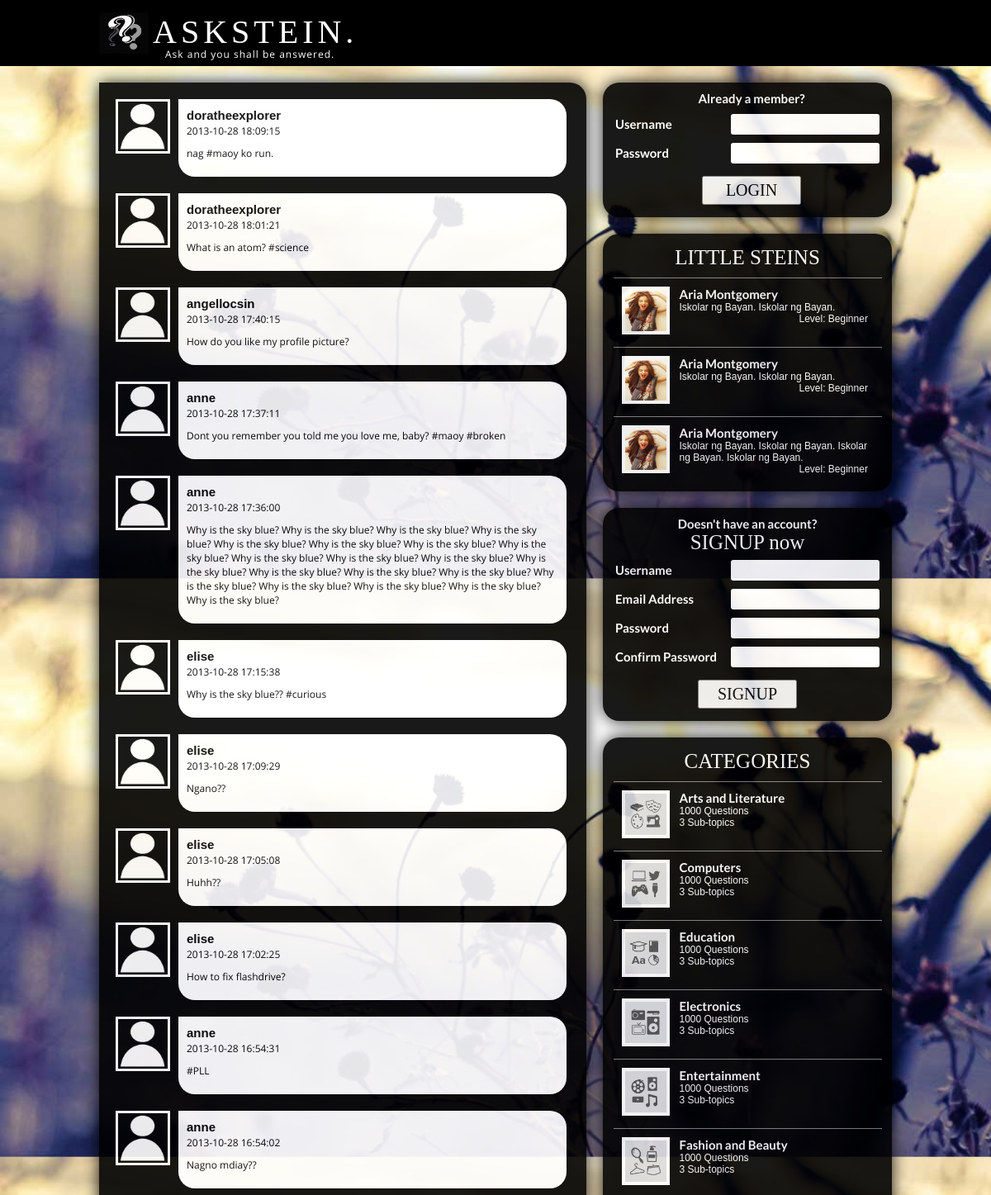
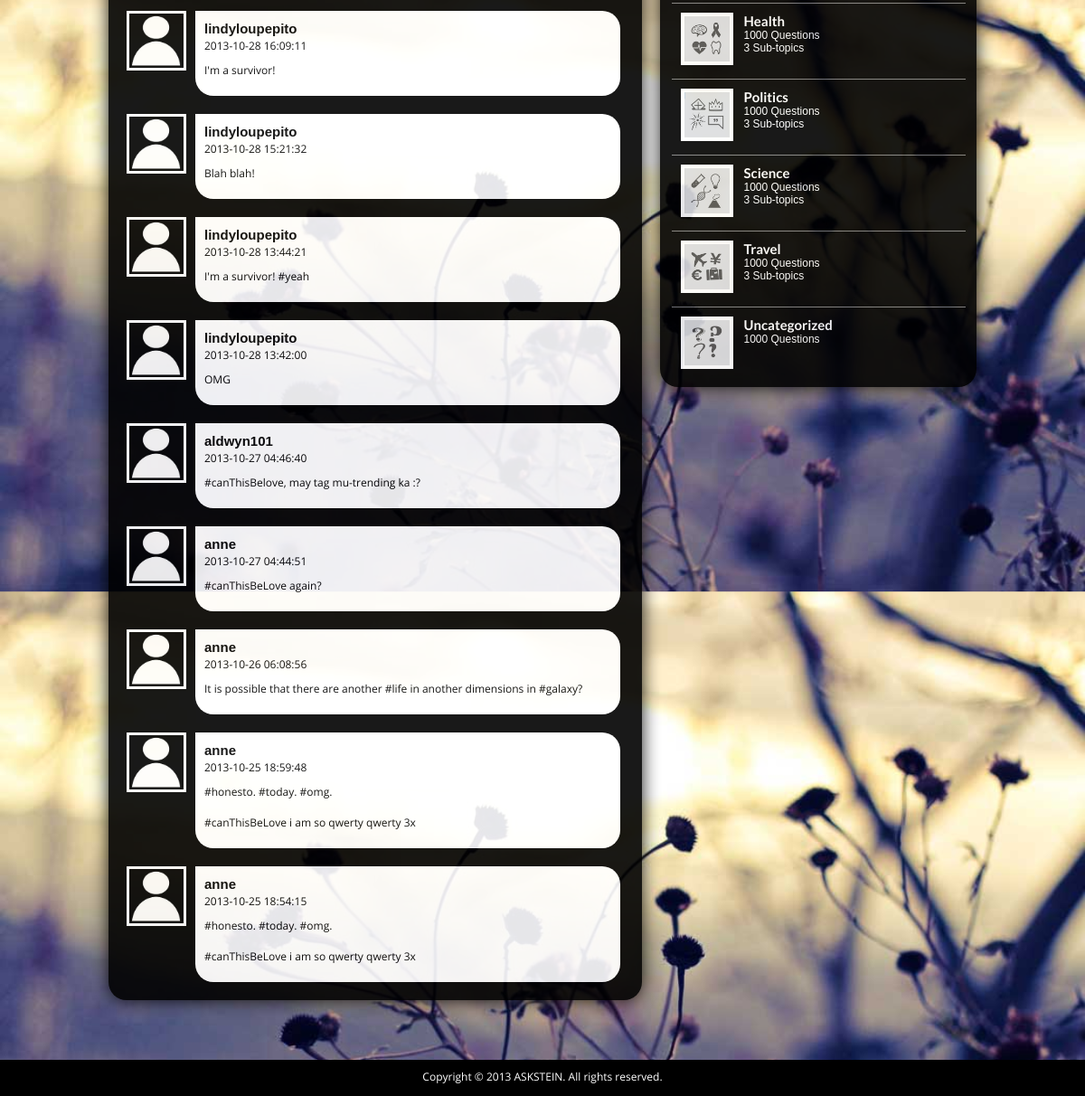
The page / on the database its author committed (2 pictures, top to bottom).
### tables this page shows
CREATE TABLE IF NOT EXISTS `questions` (
  `question_id` int(255) NOT NULL AUTO_INCREMENT,
  `num_of_followers` int(255) NOT NULL,
  `user_id` int(255) DEFAULT NULL,
  `content` text NOT NULL,
  `ask_date` timestamp NOT NULL DEFAULT CURRENT_TIMESTAMP,
  PRIMARY KEY (`question_id`),
  KEY `user_id` (`user_id`)
);

CREATE TABLE IF NOT EXISTS `users` (
  `user_id` int(255) NOT NULL AUTO_INCREMENT,
  `username` varchar(255) NOT NULL,
  `password` varchar(255) NOT NULL,
  `email_address` varchar(255) NOT NULL,
  PRIMARY KEY (`user_id`)
);

### index.php (the view, shortened to what this page needs)
<?php
	$questions_result = mysql_query(
		"SELECT questions.ask_date,
				questions.question_id,
				questions.content,
				users.user_id,
				users.username
		FROM questions
		INNER JOIN users
		ON questions.user_id = users.user_id
		ORDER BY question_id DESC LIMIT 20");
	$question_list = array();
	while ($question = mysql_fetch_array($questions_result)) {
		array_push($question_list, $question);
	}
?>
<!DOCTYPE HTML>
<html>
	<head>
		<link type="text/css" rel="stylesheet" href="styles.css" />
		<link type="text/css" rel="stylesheet" href="fonts.css" />
	</head>
	<body>
		<div class="wrapper">
			<header>
				<div class="container">
					<div class="title">
						<a href="index.php"><div id="logo"></div>
						<div id="site_name"> ASKSTEIN. </div>
						<div id="slogan"> Ask and you shall be answered. </div></a>
					</div>
				</div>
			</header>
			<div class="content">
				<div class="container0">
					<?php foreach ($question_list as $question) : ?>
						<div class="question">
							<div id="profile_picture"></div>
							<div class="question_content">
								<div id="username"><a href="<?php echo 'user_profile.php?profile_id='.$question['user_id']; ?>"><?php echo $question['username']; ?></a></div>
								<div class="question_info"><?= $question['ask_date']; ?></div>
								<div id="question_text"><?= nl2br($question['content']); ?></div>
							</div>
						</div>
					<?php endforeach; ?>
				</div>
				<div class="container1">
					<div id="text">Already a member?</div>
					<form action="process/login.php" method="POST" id="text">
						<div class="form_div">
							<div id="label">Username</div>
							<input type="text" id="loginform" name="username"/>
						</div>
						<div class="form_div">
							<div id="label">Password</div>
							<input type="password" id="loginform" name="pass"/>
						</div>
						<input type="submit" id="signup_button" value="LOGIN">
					</form>
				</div>
				<div class="container2">
					<div id="sign_up">LITTLE STEINS</div>
					<div class="contain">
						<div class="little_steins">
							<img src="images/background/bg21.jpg" id="pp">
							<div id="name">Aria Montgomery
								<div id="bio">Iskolar ng Bayan. Iskolar ng Bayan.</div>
								<div id="level">Level: Beginner</div>
							</div>
						</div>
						<div class="little_steins">
							<img src="images/background/bg21.jpg" id="pp">
							<div id="name">Aria Montgomery
								<div id="bio">Iskolar ng Bayan. Iskolar ng Bayan.</div>
								<div id="level">Level: Beginner</div>
							</div>
						</div>
						<div class="little_steins">
							<img src="images/background/bg21.jpg" id="pp">
							<div id="name">Aria Montgomery
								<div id="bio">Iskolar ng Bayan. Iskolar ng Bayan. Iskolar ng Bayan. Iskolar ng Bayan.</div>
								<div id="level">Level: Beginner</div>
							</div>
						</div>
					</div>
				</div>
				<div class="container3">
					<div id="text">Doesn't have an account? </div>
					<div id="sign_up">SIGNUP now</div>
					<form action="process/sign_up.php" method="POST" id="text">
						<div class="form_div">
							<div id="label">Username</div>
							<input type="text" id="loginform" name="username"/>
						</div>
						<div class="form_div">
							<div id="label">Email Address</div>
							<input type="email" id="loginform" name="email"/>
						</div>
						<div class="form_div">
							<div id="label">Password</div>
							<input type="password" id="loginform" name="password"/>
						</div>
						<div class="form_div">
							<div id="label">Confirm Password</div>
							<input type="password" id="loginform" name="confirmpassword"/>
						</div>
						<input type="submit" id="signup_button" value="SIGNUP">
					</form>
				</div>
				<div class="container2">
					<div id="sign_up">CATEGORIES</div>
					<div class="contain">
						<div class="little_steins">
							<img src="thumbnail/arts.jpg" id="pp">
							<div id="name">Arts and Literature
								<div id="category_info">1000 Questions</div>
								<a id="category_info" href="javascript:hideshow(document.getElementById('subtopic1'))">3 Sub-topics</a>
							</div>
						</div>
						<div class="little_steins">
							<img src="thumbnail/computer.jpg" id="pp">
							<div id="name">Computers
								<div id="category_info">1000 Questions</div>
								<a id="category_info" href="javascript:hideshow(document.getElementById('subtopic2'))">3 Sub-topics</a>
							</div>
						</div>
						<div class="little_steins">
							<img src="thumbnail/education.jpg" id="pp">
							<div id="name">Education
								<div id="category_info">1000 Questions</div>
								<a id="category_info" href="javascript:hideshow(document.getElementById('subtopic3'))">3 Sub-topics</a>
							</div>
						</div>
						<div class="little_steins">
							<img src="thumbnail/electronics.jpg" id="pp">
							<div id="name">Electronics
								<div id="category_info">1000 Questions</div>
								<a id="category_info" href="javascript:hideshow(document.getElementById('subtopic4'))">3 Sub-topics</a>
							</div>
						</div>
						<div class="little_steins">
							<img src="thumbnail/entertainment.jpg" id="pp">
							<div id="name">Entertainment
								<div id="category_info">1000 Questions</div>
								<a id="category_info" href="javascript:hideshow(document.getElementById('subtopic5'))">3 Sub-topics</a>
							</div>
						</div>
						<div class="little_steins">
							<img src="thumbnail/fashion.jpg" id="pp">
							<div id="name">Fashion and Beauty
								<div id="category_info">1000 Questions</div>
								<a id="category_info" href="javascript:hideshow(document.getElementById('subtopic6'))">3 Sub-topics</a>
							</div>
						</div>
						<div class="little_steins">
							<img src="thumbnail/health.jpg" id="pp">
							<div id="name">Health
								<div id="category_info">1000 Questions</div>
								<a id="category_info" href="javascript:hideshow(document.getElementById('subtopic7'))">3 Sub-topics</a>
							</div>
						</div>
						<div class="little_steins">
							<img src="thumbnail/politics.jpg" id="pp">
							<div id="name">Politics
								<div id="category_info">1000 Questions</div>
								<a id="category_info" href="javascript:hideshow(document.getElementById('subtopic8'))">3 Sub-topics</a>
							</div>
						</div>
						<div class="little_steins">
							<img src="thumbnail/science.jpg" id="pp">
							<div id="name">Science
								<div id="category_info">1000 Questions</div>
								<a id="category_info" href="javascript:hideshow(document.getElementById('subtopic9'))">3 Sub-topics</a>
							</div>
						</div>
						<div class="little_steins">
							<img src="thumbnail/travel.jpg" id="pp">
							<div id="name">Travel
								<div id="category_info">1000 Questions</div>
								<a id="category_info" href="javascript:hideshow(document.getElementById('subtopic10'))">3 Sub-topics</a>
							</div>
						</div>
						<div class="little_steins">
							<img src="thumbnail/uncategorized.jpg" id="pp">
							<div id="name">Uncategorized
								<div id="category_info">1000 Questions</div>
							</div>
						</div>
					</div>
				</div>
			</div>
<?php include('fronts/footer.php'); ?>

### fronts/footer.php
			<div class="hidden"></div>
		</div>
		<br><script language="JavaScript" src="http://www.counter160.com/js.js?img=7"></script><br>
		<footer>
			<div id="copyright"> Copyright &copy; 2013 ASKSTEIN. All rights reserved. </div>
		</footer>
	</body>
</html>

### rows shown on the page
questions: user.username "doratheexplorer", ask_date "2013-10-28 18:09:15", content "nag #maoy ko run."
questions: user.username "doratheexplorer", ask_date "2013-10-28 18:01:21", content "What is an atom? #science"
questions: user.username "angellocsin", ask_date "2013-10-28 17:40:15", content "How do you like my profile picture?"
questions: user.username "anne", ask_date "2013-10-28 17:37:11", content "Dont you remember you told me you love me, baby? #maoy #broken"
questions: user.username "anne", ask_date "2013-10-28 17:36:00", content "Why is the sky blue? Why is the sky blue? Why is the sky blue? Why is the sky blue? Why is the sky blue? Why is the sky blue? Why is the sky blue? Why is the sky blue? Why is the sky blue? Why is the sky blue? Why is the sky blue? Why is the sky blue? Why is the sky blue? Why is the sky blue? Why is the sky blue? Why is the sky blue? Why is the sky blue? Why is the sky blue? Why is the sky blue? Why is the sky blue?"
questions: user.username "elise", ask_date "2013-10-28 17:15:38", content "Why is the sky blue?? #curious"
questions: user.username "elise", ask_date "2013-10-28 17:09:29", content "Ngano??"
questions: user.username "elise", ask_date "2013-10-28 17:05:08", content "Huhh??"
questions: user.username "elise", ask_date "2013-10-28 17:02:25", content "How to fix flashdrive?"
questions: user.username "anne", ask_date "2013-10-28 16:54:31", content "#PLL"
questions: user.username "anne", ask_date "2013-10-28 16:54:02", content "Nagno mdiay??"
questions: user.username "lindyloupepito", ask_date "2013-10-28 16:09:11", content "I'm a survivor!"
questions: user.username "lindyloupepito", ask_date "2013-10-28 15:21:32", content "Blah blah!"
questions: user.username "lindyloupepito", ask_date "2013-10-28 13:44:21", content "I'm a survivor! #yeah"
questions: user.username "lindyloupepito", ask_date "2013-10-28 13:42:00", content "OMG"
questions: user.username "aldwyn101", ask_date "2013-10-27 04:46:40", content "#canThisBelove, may tag mu-trending ka :?"
questions: user.username "anne", ask_date "2013-10-27 04:44:51", content "#canThisBeLove again?"
questions: user.username "anne", ask_date "2013-10-26 06:08:56", content "It is possible that there are another #life in another dimensions in #galaxy?"
questions: user.username "anne", ask_date "2013-10-25 18:59:48", content "#honesto. #today. #omg. #canThisBeLove i am so qwerty qwerty 3x"
questions: user.username "anne", ask_date "2013-10-25 18:54:15", content "#honesto. #today. #omg. #canThisBeLove i am so qwerty qwerty 3x"
